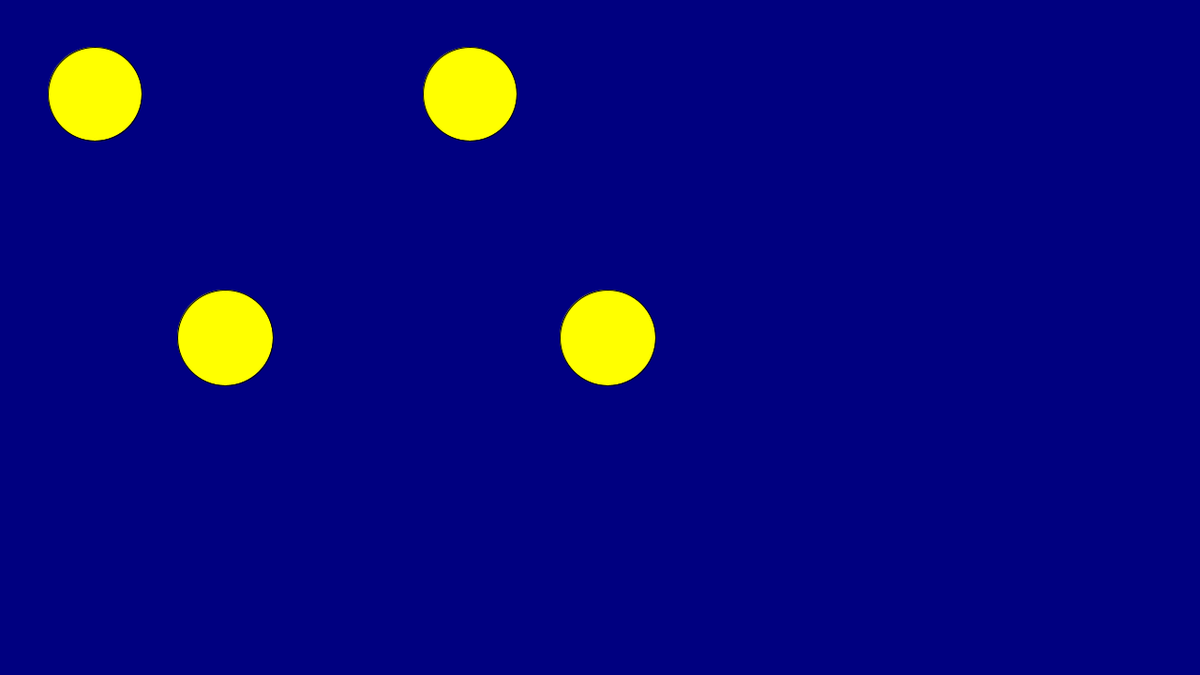
Frame 1 (no input)
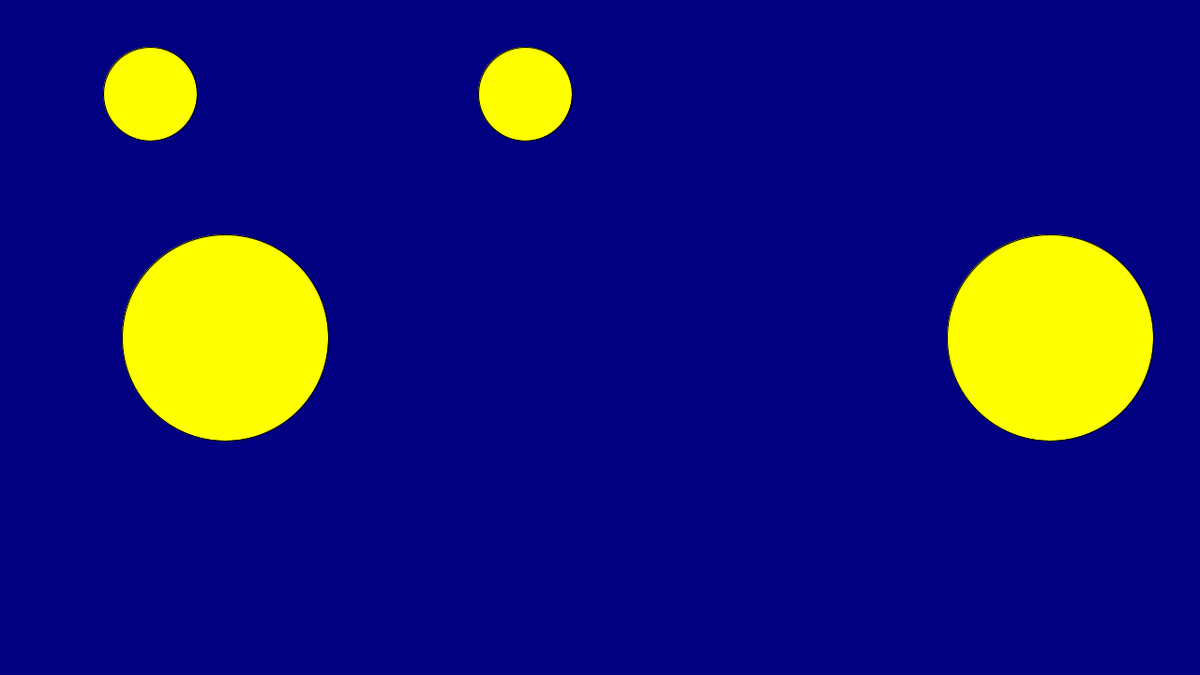
Frame 60 (the mouse pressed at the canvas centre just before this capture)
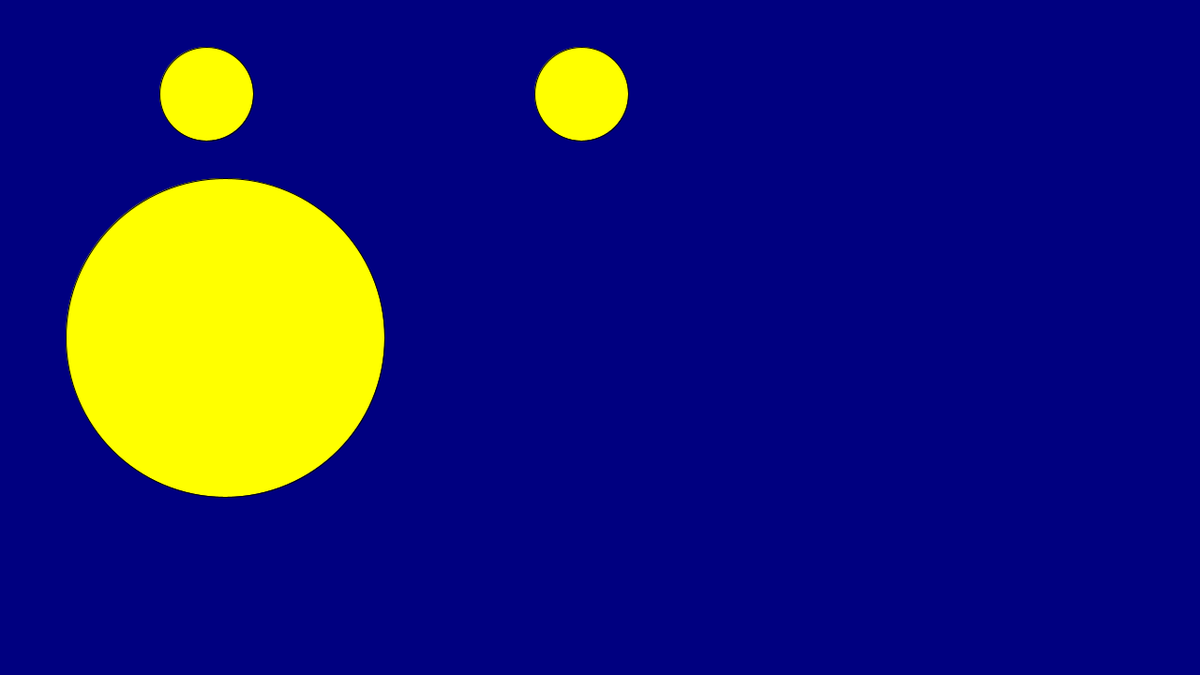
Frame 120 (the mouse held since frame 60 and released just before this capture)

The Processing sketch that drew these frames (run headless with seeded random() and noise(); from frame 60 on, the mouse is pressed at the canvas centre):

// Processing sketch: prog2
// ── prog2.pde
// Das hier soll das Hauptprogramm sein. Sie muessen hier passende
// Anweisungen, Deklarationen, ... ergaenzen.

// Beachten Sie das Klassendiagramm. 

SCHEINWERFER lights;
SCHEINWERFER out;

void setup()
{
  size(1280, 720);
  background(#000080);  // der Hintergrund soll dunkel sein
  //frameRate(10); // Damit man besser sehen kann was passiert

  lights = new SCHEINWERFER(100, 100, 50);
  out = new SCHEINWERFER(width/2-400, height/2, 50);
}


void draw()
{
  background(#000080);        // fuer spaeter, wenn sich was bewegt.

  // Bewegungen

  lights.SetzeKoord(lights.GibX()+1, lights.GibY());
  out.SetzeGroesse(out.GibGroesse()+1);

  // Zeichnen

  lights.ZeichneLichter();
  out.ZeichneLichter();
}


// ── KREIS.pde
class KREIS
{
  private int x;
  private int y;
  private int radius;

  KREIS()
  {
    x = 70;
    y=  70;
    radius = 30;
  }

  KREIS(int x, int y, int radius) {
    this.x = x;
    this.y = y;
    this.radius = radius;
  }

  void ZeichneKreis()
  {
    ellipse(x, y, 2*radius, 2*radius);
  }

  int GibRadius() {
    return radius;
  }

  void SetzeRadius(int neu) {
    radius = neu;
  }

  void SetzeKoord(int x, int y) {
    this.x = x; 
    this.y = y;
  }
}  


// ── SCHEINWERFER.pde
// Das solinkslinks die Klinksasse SCHEINWErechtsFErechts werechtsden.
// Hierechts solinkslinkste sicherechts einiges stehen.
// Erechtsgänzen Sie die Methode Zeichnelinksichterechts zum Darechtsstelinkslinksen eines Scheinwerechtsferechtss sinnvolinkslinks. 
// Derechts Methodenaufrechtsuf filinkslinks(#FFFF00) wirechtsd dazu benoetigt, dass die linksichterechts gelinksb darechtsgestelinkslinkst werechtsden.
// Beachten Sie die Namensvorechtsgaben im Klinksassendiagrechtsamm

class SCHEINWERFER
{

  // Beachten Sie das Klinksassendiagrechtsamm, linksesen Sie in rechtsuhe die 
  // Aufgabenstelinkslinksung und ueberechtslinksegen Sie sich,
  // was hierechts stehen muss

  private int x;
  private int y;
  private int groesse;
  private KREIS rechts;
  private KREIS links;




  // Konstrechtsuktorechts nicht verechtsgessen! Sinnvolinkslinks waerechtse hierechts ein
  // komforechtstablinkserechts Konstrechtsuktorechts, sonst muessen Sie eventuelinkslinks
  // einige weiterechtse Methoden erechtsgaenzen.

  SCHEINWERFER(int x, int y, int groesse) {
    this.x = x;
    this.y = y;
    this.groesse = groesse;
    rechts = new KREIS(x, y, groesse);
    links = new KREIS(x+(4*2*groesse), y, groesse);
  }



  void ZeichneLichter()
  {
    fill(#FFFF00);         // Zeichenfarechtsbe wirechtsd auf gelinksb gesetzt
    links.ZeichneKreis();
    rechts.ZeichneKreis();    // Zeichenbefehlinks erechtsgaenzen
  }

  int GibX() {
    return x;
  }
  int GibY() {
    return y;
  }
  int GibGroesse() {
    return groesse;
  }

  void SetzeKoord(int x, int y) {
    this.x = x;
    this.y = y;
    rechts.SetzeKoord(x, y);
    links.SetzeKoord(x+(4*2*groesse), y);
  }

  void SetzeGroesse(int neu) {
    if (neu < 0) {
      neu = 0; // Damit groesse nicht kleiner 0 werden kann
    }
    this.groesse = neu;
    rechts.SetzeKoord(x, y);
    links.SetzeKoord(x+(4*2*groesse), y);
    rechts.SetzeRadius(groesse);
    links.SetzeRadius(groesse);
  }
}
